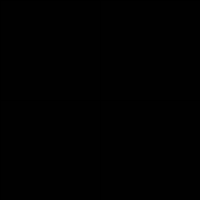
Frame 1 (no input)
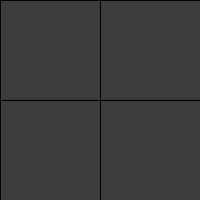
Frame 60 (the mouse pressed at the canvas centre just before this capture)
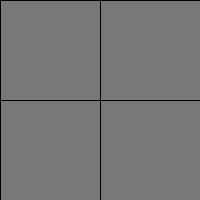
Frame 120 (the mouse held since frame 60 and released just before this capture)

The Processing sketch that drew these frames (run headless with seeded random() and noise(); from frame 60 on, the mouse is pressed at the canvas centre):

// Processing sketch: Exercise_5___6
// ── Exercise_5___6.pde
// Exercise 5 - 6 

float rect1 = 0;
float rect2 = 0;
float rect3 = 0;
float rect4 = 0;


void setup() {
  size(200, 200);
}

void draw() {
  
  background(255);
  stroke(0);
  line(width/2, 0, width/2, height);
  line(0, height/2, width, height/2);
  
  if(mouseX > width/2 && mouseY < height/2) { // top right
    //rect3 = 255;
    fill(rect3);
    rect(width/2, 0, width/2, height/2);
  }
  
  else if(mouseX < width/2 && mouseY < height/2) { // top left
    //rect1 = 255;
    fill(rect1);
    rect(0, 0, width/2, height/2);
  }
  
  else if(mouseX < width/2 && mouseY < height) { // bottom left
    //rect2 = 255;
    fill(rect2);
    rect(0, height/2, width/2, height/2);
  }
  
  else if(mouseX > width/2 && mouseY > height/2) { // bottom right
    //rect4 = 255;
    fill(rect4);
    rect(width/2, height/2, width/2, height/2);
  }
  
 
  
  // Increment rectangle colors
  rect1 = rect1 + 1;
  rect2 = rect2 + 1;
  rect3 = rect3 + 1;
  rect4 = rect4 + 1;
 
  
 fill(rect1);
 rect(0, 0, width/2, height/2);// top left
 fill(rect2);
 rect(0, height/2, width/2, height/2);// bottom left
 fill(rect3);
 rect(width/2, 0, width/2, height/2);// top right
 fill(rect4);
 rect(width/2, height/2, width/2, height/2);// bottom right
  
  
}
